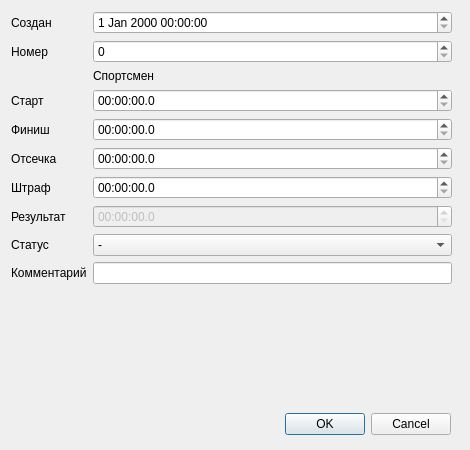
<?xml version="1.0" encoding="UTF-8"?>
<ui version="4.0">
 <class>FormResult</class>
 <widget class="QDialog" name="FormResult">
  <property name="geometry">
   <rect>
    <x>0</x>
    <y>0</y>
    <width>470</width>
    <height>450</height>
   </rect>
  </property>
  <property name="windowTitle">
   <string>Dialog</string>
  </property>
  <widget class="QDialogButtonBox" name="buttonBox">
   <property name="geometry">
    <rect>
     <x>120</x>
     <y>410</y>
     <width>331</width>
     <height>29</height>
    </rect>
   </property>
   <property name="orientation">
    <enum>Qt::Horizontal</enum>
   </property>
   <property name="standardButtons">
    <set>QDialogButtonBox::Cancel|QDialogButtonBox::Ok</set>
   </property>
  </widget>
  <widget class="QWidget" name="layoutWidget">
   <property name="geometry">
    <rect>
     <x>11</x>
     <y>11</y>
     <width>441</width>
     <height>391</height>
    </rect>
   </property>
   <layout class="QFormLayout" name="formLayout">
    <item row="0" column="0">
     <widget class="QLabel" name="label">
      <property name="text">
       <string>Создан</string>
      </property>
     </widget>
    </item>
    <item row="0" column="1">
     <widget class="QDateTimeEdit" name="ed_create"/>
    </item>
    <item row="1" column="0">
     <widget class="QLabel" name="label_2">
      <property name="text">
       <string>Номер</string>
      </property>
     </widget>
    </item>
    <item row="2" column="1">
     <widget class="QLabel" name="lb_person">
      <property name="enabled">
       <bool>true</bool>
      </property>
      <property name="text">
       <string>Спортсмен</string>
      </property>
     </widget>
    </item>
    <item row="3" column="0">
     <widget class="QLabel" name="label_3">
      <property name="text">
       <string>Старт</string>
      </property>
     </widget>
    </item>
    <item row="4" column="0">
     <widget class="QLabel" name="label_4">
      <property name="text">
       <string>Финиш</string>
      </property>
     </widget>
    </item>
    <item row="5" column="0">
     <widget class="QLabel" name="label_6">
      <property name="text">
       <string>Отсечка</string>
      </property>
     </widget>
    </item>
    <item row="6" column="0">
     <widget class="QLabel" name="label_7">
      <property name="text">
       <string>Штраф</string>
      </property>
     </widget>
    </item>
    <item row="7" column="0">
     <widget class="QLabel" name="label_8">
      <property name="text">
       <string>Результат</string>
      </property>
     </widget>
    </item>
    <item row="8" column="0">
     <widget class="QLabel" name="label_9">
      <property name="text">
       <string>Статус</string>
      </property>
     </widget>
    </item>
    <item row="9" column="0">
     <widget class="QLabel" name="label_10">
      <property name="text">
       <string>Комментарий</string>
      </property>
     </widget>
    </item>
    <item row="3" column="1">
     <widget class="QTimeEdit" name="ed_start">
      <property name="displayFormat">
       <string>HH:mm:ss.z</string>
      </property>
     </widget>
    </item>
    <item row="4" column="1">
     <widget class="QTimeEdit" name="ed_finish">
      <property name="displayFormat">
       <string>HH:mm:ss.z</string>
      </property>
     </widget>
    </item>
    <item row="7" column="1">
     <widget class="QTimeEdit" name="ed_result">
      <property name="enabled">
       <bool>false</bool>
      </property>
      <property name="displayFormat">
       <string>HH:mm:ss.z</string>
      </property>
     </widget>
    </item>
    <item row="5" column="1">
     <widget class="QTimeEdit" name="ed_offset">
      <property name="displayFormat">
       <string>HH:mm:ss.z</string>
      </property>
     </widget>
    </item>
    <item row="6" column="1">
     <widget class="QTimeEdit" name="ed_penalty">
      <property name="displayFormat">
       <string>HH:mm:ss.z</string>
      </property>
     </widget>
    </item>
    <item row="1" column="1">
     <widget class="QSpinBox" name="ed_bib">
      <property name="maximum">
       <number>99999999</number>
      </property>
     </widget>
    </item>
    <item row="8" column="1">
     <widget class="QComboBox" name="cb_status">
      <item>
       <property name="text">
        <string>-</string>
       </property>
      </item>
      <item>
       <property name="text">
        <string>ОК</string>
       </property>
      </item>
      <item>
       <property name="text">
        <string>Финишировал</string>
       </property>
      </item>
      <item>
       <property name="text">
        <string>ДИСКВ.</string>
       </property>
      </item>
      <item>
       <property name="text">
        <string>Непр. отметка</string>
       </property>
      </item>
      <item>
       <property name="text">
        <string>Сошёл</string>
       </property>
      </item>
      <item>
       <property name="text">
        <string>Активный</string>
       </property>
      </item>
      <item>
       <property name="text">
        <string>Неактивный</string>
       </property>
      </item>
      <item>
       <property name="text">
        <string>ПРЕВЫШЕНО КВ</string>
       </property>
      </item>
      <item>
       <property name="text">
        <string>Проведена жеребьёвка</string>
       </property>
      </item>
      <item>
       <property name="text">
        <string>Вне конкурса</string>
       </property>
      </item>
      <item>
       <property name="text">
        <string>Перемещён</string>
       </property>
      </item>
      <item>
       <property name="text">
        <string>Перемещён наверх</string>
       </property>
      </item>
      <item>
       <property name="text">
        <string>НЕ СТАРТ.</string>
       </property>
      </item>
      <item>
       <property name="text">
        <string>Не заявлен</string>
       </property>
      </item>
      <item>
       <property name="text">
        <string>Заявка отменена</string>
       </property>
      </item>
      <item>
       <property name="text">
        <string>Восстановлен</string>
       </property>
      </item>
     </widget>
    </item>
    <item row="9" column="1">
     <widget class="QLineEdit" name="ed_comment"/>
    </item>
   </layout>
  </widget>
 </widget>
 <resources/>
 <connections>
  <connection>
   <sender>buttonBox</sender>
   <signal>accepted()</signal>
   <receiver>FormResult</receiver>
   <slot>accept()</slot>
   <hints>
    <hint type="sourcelabel">
     <x>248</x>
     <y>254</y>
    </hint>
    <hint type="destinationlabel">
     <x>157</x>
     <y>274</y>
    </hint>
   </hints>
  </connection>
  <connection>
   <sender>buttonBox</sender>
   <signal>rejected()</signal>
   <receiver>FormResult</receiver>
   <slot>reject()</slot>
   <hints>
    <hint type="sourcelabel">
     <x>316</x>
     <y>260</y>
    </hint>
    <hint type="destinationlabel">
     <x>286</x>
     <y>274</y>
    </hint>
   </hints>
  </connection>
 </connections>
</ui>
